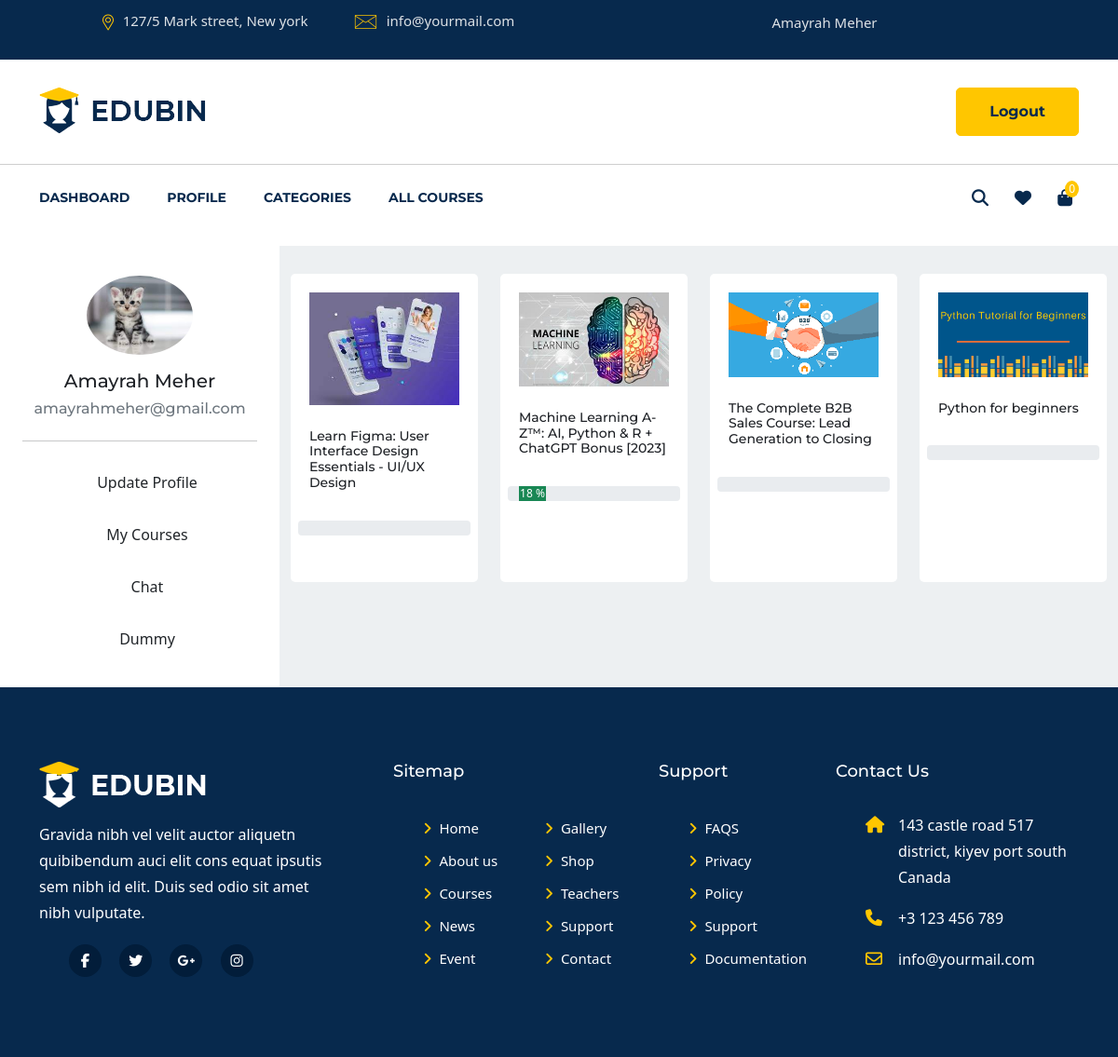
The page /student/dashboard/ (signed in) on the database its author committed.
### user/models.py (models this page shows, shortened)
class User(AbstractUser):
    username = models.CharField(_("Username"), max_length=150)
    email = models.EmailField(_("email address"), unique=True)
    USERNAME_FIELD = "email"
    REQUIRED_FIELDS = []
    objects = CustomUserManager()
    @property
    def full_name(self):
        return f"{self.first_name} {self.last_name}"

class Student(models.Model):
    student = models.OneToOneField(User, on_delete=models.CASCADE, primary_key=True,
                                   )
    profile_image = models.ImageField(
        null=True, blank=True, upload_to="profile_pictures/student/")
    @property
    def profile_image_url(self):
        if self.profile_image and hasattr(self.profile_image, 'url'):
            return self.profile_image.url
        else:
            return "/static/images/profile/user.png"

### instructor/models.py (models this page shows, shortened)
class Course(models.Model):
    STATUS = (
        ('PUBLISH', 'PUBLISH'),
        ('DRAFT', 'DRAFT'),
    )
    title = models.CharField(max_length=300)
    description = models.TextField()
    created_at = models.DateField(auto_now_add=True)
    featured_image = models.ImageField(
        upload_to='course/featured_images/', null=True, blank=True)
    price = models.IntegerField(
        null=True, default=0, blank=True)
    discount = models.IntegerField(null=True, blank=True)
    slug = models.SlugField(unique=True, null=True,
                            blank=True, max_length=300)
    status = models.CharField(choices=STATUS, max_length=100, null=True)
    course_duration = models.FloatField(null=True, blank=True,default=0)
    author = models.ForeignKey("user.Instructor", on_delete=models.CASCADE)
    category = models.ForeignKey(
        Category, on_delete=models.CASCADE)
    level = models.ForeignKey(Level, on_delete=models.CASCADE)

### student/views.py (the view)
# urls.py: path('dashboard/', student_views.dashboard, name='dashboard'),
@login_required
def dashboard(request):
    enrolled_courses = []
    watched_duration = 0
    print("you are in dashboard")
    user = request.user
    enrolled_course_by_student = Course.objects.filter(enrolledcourses__student=user.student)
    watched_video_by_student = Course.objects.filter(
        watchedvideo__student=user.student)
    watched_video = WatchedVideo.objects.filter(student=user.student)
    print(watched_video[0].video.time_duration)
    for my_course in enrolled_course_by_student:
        course_dict = {}
        course_dict['title'] = my_course.title
        course_dict['slug'] = my_course.slug
        course_dict['image'] = my_course.featured_image.url
        course_dict['course_duration'] = my_course.course_duration
        for video in watched_video:
            if (my_course.title == video.course.title):
                watched_duration += video.video.time_duration
                course_dict['watched_duration'] = watched_duration
            else:
                course_dict['watched_duration'] = 0.0
        enrolled_courses.append(course_dict)
    print(enrolled_courses)
    if user:
        context = {
            'user': user,
            'my_courses': enrolled_course_by_student,
            'watched_video': watched_video_by_student,
            'enrolled_courses': enrolled_courses,
        }
        return render(request, 'student/dashboard.html', context)
    return Http404

### lms_main/templatetags/progress_tags.py (called while the page is built)
@register.simple_tag
def progress_percentage(watched_duration, total_course_duration):
    if total_course_duration == 0.0 or watched_duration == 0.0:
        return 0
    else:
        percentage = (watched_duration / total_course_duration) * 100
        return math.floor(percentage)

### user/context_processor.py (called while the page is built)
def common_context(request):
    context = {}
    categories = Category.objects.all()
    courses = Course.objects.filter(status='PUBLISH').all()
    context['categories'] = categories
    context['courses'] = courses
    return context

def student_cart_count(request):
    if request.path.startswith('/admin/'):
        return {}
    if request.path.startswith('/instructor/'):
        return {}
    if request.user.is_authenticated:
        no_of_items_cart = Cart.objects.filter(student=request.user.student).count()
        return {'count' : no_of_items_cart }
    return {}

### student/templates/student/dashboard.html (shortened to what this page needs)
{% extends 'lms_main/base.html' %}
{% load static %}
{% load progress_tags %}
{% block navbar %}
{% include 'lms_main/components/navbar.html' %}
{% endblock %}
{% block main %}
<div class="container-fluid h-100">
    <div class="row">
        <div class="col-3 h-100 p-4">
            <div class="row d-flex justify-content-center my-2">
                <img src="{{ user.student.profile_image_url }}" alt="profile image" class="w-50" style="border-radius: 50%;">
            </div>
            <div class="row d-flex justify-content-center my-3">
                <h5 class="text-center">{{ user.full_name }}</h5>
                <h6 class="text-center text-secondary">{{ user.email }}</h6>
            </div>
            <hr>
            <div class="row">
                <div class="text-center p-2 m-2 menu-item" id="profile">
                    <a class="text-dark" href="">Update Profile</a>
                </div>
            </div>
            <div class="row">
                <div class="text-center p-2 m-2 menu-item" id="course">
                    <a class="text-dark" href="">My Courses</a>
                </div>
            </div>
            <div class="row">
                <div class="text-center p-2 m-2 menu-item" id="course">
                    <a class="text-dark" href="">Chat</a>
                </div>
            </div>
            <div class="row">
                <div class="text-center p-2 m-2 menu-item" id="course">
                    <a class="text-dark" href="">Dummy</a>
                </div>
            </div>
        </div>
        <div class="col-9" style="background: #edf0f2;">
            <div class="row justify-content-evenly">
                {% for course in enrolled_courses %}
                <div class="col-lg-3 col-md-6 col-sm-8">
                    <div class="singel-publication mt-30 h-100">
                        <div class="image">
                            <img src="{{ course.image }}" alt="enrolled-course-image">
                        </div>
                        <div class="cont">
                            <div class="name">
                                <a href="{% url 'student:my-course-detail' course.slug %}">
                                    <h6>{{ course.title }}</h6>
                                </a>
                            </div>
                        </div>
                        <br>
                        <div class="row">
                            <div class="progress" role="progressbar" aria-label="Success example" aria-valuenow="25" aria-valuemin="0"
                                aria-valuemax="100">
                                <div class="progress-bar bg-success" style="width: {% progress_percentage course.watched_duration course.course_duration %}%">
                                    {% progress_percentage course.watched_duration course.course_duration %}
                                    %</div>
                            </div>
                        </div>
                    </div>
                </div>
                {% endfor %}
            </div>
        </div>
    </div>
</div>
{% include 'lms_main/components/footer.html' %}
{% endblock %}

### lms_main/templates/lms_main/components/navbar.html (shortened to what this page needs)
{% load static %}
<header id="header-part">
    <div class="header-top d-none d-lg-block">
        <div class="container">
            <div class="row">
                <div class="col-lg-6">
                    <div class="header-contact text-lg-left text-center">
                        <ul>
                            <li><img src="{% static 'images/all-icon/map.png' %}" alt="icon"><span>127/5 Mark street, New york</span>
                            </li>
                            <li><img src="{% static 'images/all-icon/email.png' %}" alt="icon"><span>info@yourmail.com</span></li>
                        </ul>
                    </div>
                </div>
                {% if user.is_authenticated %}
                <div class="col-lg-6">
                    <div class="header-opening-time text-lg-right text-center">
                        <p>{{ user.full_name }}</p>
                    </div>
                </div>
                {% endif %}
            </div>
        </div>
    </div>
    <div class="header-logo-support pt-30 pb-30">
        <div class="container">
            <div class="row">
                <div class="col-lg-4 col-md-4">
                    <div class="logo">
                        <a href="{% url 'lms_main:home' %}">
                            <img src="{% static 'images/logo.png' %}" alt="Logo">
                        </a>
                    </div>
                </div>
                <div class="col-lg-8 col-md-8">
                    <div class="support-button float-right d-none d-md-block">
                        {% if user.is_authenticated %}
                        <div class="button float-left">
                            <a href="{% url 'user:logout-user' %}" class="main-btn">Logout</a>
                        </div>
                        {% endif %}
                    </div>
                </div>
            </div>
        </div>
    </div>
{% if user.is_authenticated %}
    {% if user.student %}
    <div class="navigation">
        <div class="container">
            <div class="row">
                <div class="col-lg-10 col-md-10 col-sm-9 col-8">
                    <nav class="navbar navbar-expand-lg">
                        <div class="collapse navbar-collapse sub-menu-bar" id="navbarSupportedContent">
                            <ul class="navbar-nav mr-auto">
                                <li class="nav-item">
                                    <a href="{% url 'student:dashboard' %}">Dashboard</a>
                                </li>
                                <li class="nav-item">
                                    <a href="{% url 'student:update-profile' %}">Profile</a>
                                </li>
                                <li class="nav-item">
                                    <a href="#">Categories</a>
                                </li>
                                <li class="nav-item">
                                    <a href="{% url 'lms_main:course-lists' %}">all courses</a>
                                </li>
                            </ul>
                        </div>
                    </nav>
                </div>
                {% if request.user %}
                <div class="col-lg-2 col-md-2 col-sm-3 col-4">
                    <div class="right-icon text-right">
                        <ul>
                            <li><a href="#" id="search"><i class="fa fa-search"></i></a></li>
                            <li><a href="{% url 'lms_main:save-for-later' %}" id=""><i class="fa-solid fa-heart"></i></a></li>
                            <li><a href="{% url 'lms_main:shopping-cart' %}"><i class="fa fa-shopping-bag"></i><span>{{count}}</span></a></li>
                        </ul>
                    </div>
                </div>
                {% endif %}
            </div>
        </div>
    </div>
    {% endif %}
                {% endif %}
</header>

### static/css/default.css (style rules this page uses)
.mt-30 { margin-top: 30px; }
.pt-30 { padding-top: 30px; }
.pb-30 { padding-bottom: 30px; }

### static/css/style.css (style rules this page uses)
body { font-family: 'Roboto', sans-serif; font-weight: 400; font-style: normal; -webkit-font-smoothing: antialiased; -moz-osx-font-smoothing: grayscale; }
img { max-width: 100%; }
i, span, a { display: inline-block; text-decoration: none !important; }
h1, h2, h3, h4, h5, h6 { font-family: 'Montserrat', sans-serif; font-weight: 700; color: #1d2025; margin: 0px; }
h5 { font-size: 18px; }
h6 { font-size: 16px; }
ul,ol { margin: 0px; padding: 0px; list-style-type: none; }
p { font-size: 16px; font-weight: 400; line-height: 28px; color: #505050; margin: 0px; }
.main-btn { display: inline-block; font-weight: 500; text-align: center; white-space: nowrap; vertical-align: middle; -webkit-user-select: none; -moz-user-select: none; -ms-user-select: none; user-select: none; border: 1px solid #ffc600; padding: 0 35px; font-size: 16px; font-family: 'Montserrat', sans-serif; font-weight: 700; line-height: 50px; border-radius: 5px; color: #07294d; cursor: pointer; position: relative; overflow: hidden; z-index: 5; -webkit-transition: 0.4s ease-in-out; transition: 0.4s ease-in-out; background-color: #ffc600; }
.header-top { background-color: #07294d; padding-top: 10px; padding-bottom: 10px; }
.header-contact ul li { display: inline-block; margin-right: 45px; }
.header-contact ul li:last-child { margin-right: 0; }
.header-contact ul li span { color: #dee2e6; font-size: 15px; font-weight: 400; margin-left: 10px; }
.header-opening-time p { color: #dee2e6; font-size: 15px; font-weight: 400; }
.header-logo-support { border-bottom: 1px solid #cecece; }
.support-button .button { margin-left: 60px; }
.navigation .navbar { padding: 0; }
.navigation .navbar .navbar-nav li { margin-right: 40px; position: relative; }
.navigation .navbar .navbar-nav li:last-child { margin-right: 0; }
.navigation .navbar .navbar-nav li a { font-size: 14px; font-family: 'Montserrat', sans-serif; font-weight: 700; color: #07294d; text-transform: uppercase; -webkit-transition: all 0.4s linear; transition: all 0.4s linear; padding: 25px 0; }
.right-icon ul li { display: inline-block; margin-right: 17px; padding: 22px 0; }
.right-icon ul li:last-child { margin-right: 0; }
.right-icon ul li a { font-size: 18px; color: #07294d; position: relative; padding-right: 7px; }
.right-icon ul li a span { font-size: 12px; color: #fff; background-color: #ffc600; border-radius: 50%; padding: 0px 4px; position: absolute; top: -5px; right: 0; }
.singel-publication { background-color: #fff; padding: 20px; border-radius: 5px; }
.singel-publication .image { position: relative; }
.singel-publication .image img { width: 100%; }
.singel-publication .cont { display: -moz-flex; display: -ms-flex; display: -o-flex; display: -webkit-box; display: -ms-flexbox; display: flex; -webkit-box-align: center; -ms-flex-align: center; align-items: center; padding-top: 25px; }
.singel-publication .cont .name { width: 100%; }
.singel-publication .cont .name a { display: block; }
.singel-publication .cont .name a h6 { font-size: 14px; -webkit-transition: all 0.4s linear; transition: all 0.4s linear; }
a { text-decoration: none; }

### rows shown on the page
User: full_name "Amayrah Meher", student.profile_image_url (picture), email "amayrahmeher@gmail.com"
Course: title "Learn Figma: User Interface Design Essentials - UI/UX Design"
Course: title "Machine Learning A-Z™: AI, Python & R + ChatGPT Bonus [2023]", course_duration "18"
Course: title "The Complete B2B Sales Course: Lead Generation to Closing"
Course: title "Python for beginners"

### other values the page prints
{{ count }} "0"
